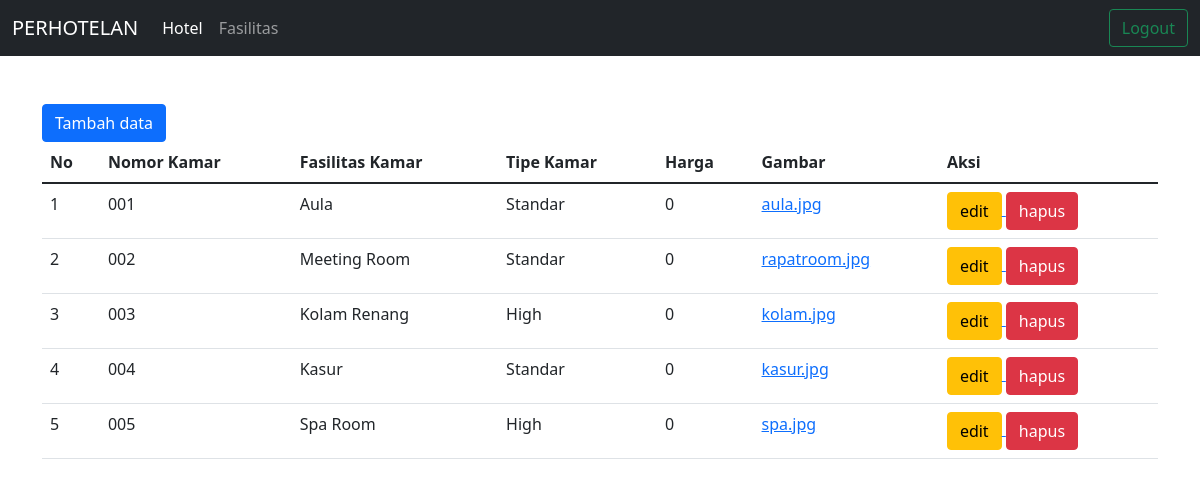
Page /admin/kamar.php on the committed database.
### tables this page shows
CREATE TABLE `fasilitas` (
  `id` int(11) NOT NULL,
  `nomor_kamar` varchar(250) NOT NULL,
  `fasilitas_kamar` text NOT NULL,
  `tipe_kamar` varchar(11) NOT NULL,
  `harga` int(11) NOT NULL,
  `gambar` text NOT NULL
);

### admin/kamar.php (the view, shortened to what this page needs)
<!DOCTYPE html>
<html>
<head>
    <link rel="stylesheet" href="../bootstrap/css/bootstrap.min.css">
    <link rel="stylesheet" href="../fontawesome-free-5.15.4-web/css/all.css">
</head>
<body>
    <?php
    include 'navbar.php';
    ?>
   <div class="container mt-5">
   <a href="tambah_kamar.php">
            <input type= "submit" value="Tambah data" class="btn btn-primary">
    </a>
       <table class="table">
           <thead>
               <tr>
                   <th>No</th>
                   <th>Nomor Kamar</th>
                   <th>Fasilitas Kamar</th>
                   <th>Tipe Kamar</th>
                   <th>Harga</th>
                   <th>Gambar</th>
                   <th>Aksi</th>
</tr>
</thead>
<tbody>
    <?php
    require 'setting.php';
    $query = "SELECT * FROM fasilitas";
    $sql = mysqli_query($koneksi, $query);
    $no = 1;
    while ($data = mysqli_fetch_object($sql)) {
    ?>
    <tr>
        <td> <?php echo $no++; ?> </td>
        <td> <?php echo $data->nomor_kamar; ?> </td>
        <td> <?php echo $data->fasilitas_kamar; ?> </td>
        <td> <?php echo $data->tipe_kamar; ?> </td>
        <td> <?php echo $data->harga; ?> </td>
        <td><a href="gambar/<?= $data->gambar; ?>"><?= $data->gambar; ?></a> </td>
        <td>
            <a href = "edit.php?id=<?= $data->id;?>">
            <input type= "submit" value="edit" class="btn btn-warning">
    </a>
    <a href = "hapus_fasilitas.php?id=<?= $data->id;?>">
    <input type= "submit" value="hapus" oncklick="confirm('yakin hapus data?')" class="btn btn-danger">
    </a>
    </tr>
<?php
    }
    ?>
    </tbody>
</table>
   </div>
</body>
</html>

### rows in the picture
fasilitas: nomor_kamar "001", fasilitas_kamar "Aula", tipe_kamar "Standar", harga "0", gambar "aula.jpg"
fasilitas: nomor_kamar "002", fasilitas_kamar "Meeting Room", tipe_kamar "Standar", harga "0", gambar "rapatroom.jpg"
fasilitas: nomor_kamar "003", fasilitas_kamar "Kolam Renang", tipe_kamar "High", harga "0", gambar "kolam.jpg"
fasilitas: nomor_kamar "004", fasilitas_kamar "Kasur", tipe_kamar "Standar", harga "0", gambar "kasur.jpg"
fasilitas: nomor_kamar "005", fasilitas_kamar "Spa Room", tipe_kamar "High", harga "0", gambar "spa.jpg"
